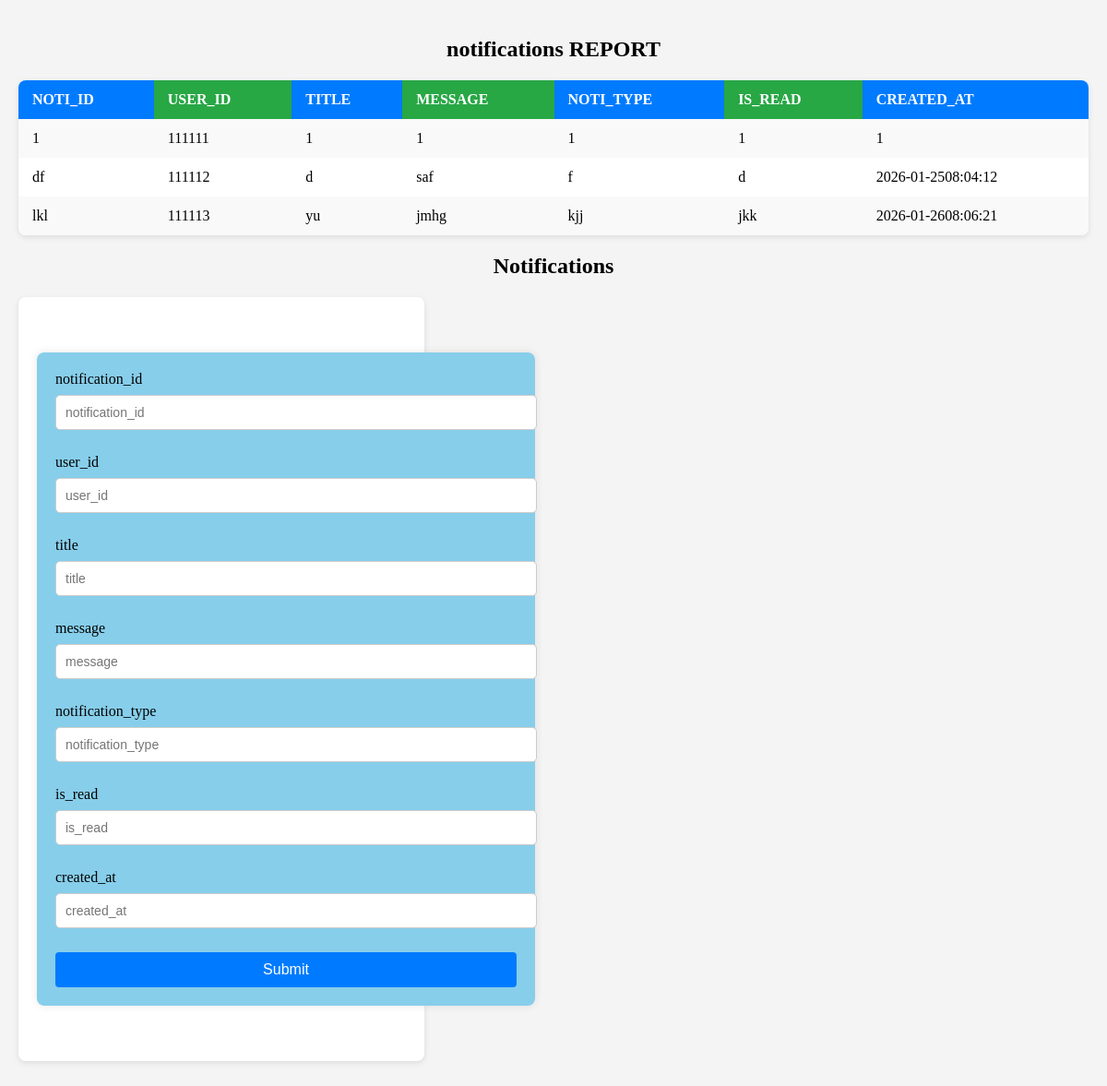
The page /notification_report.php on the database its author committed.
### tables this page shows
CREATE TABLE `notifications` (
  `user_id` varchar(100) NOT NULL,
  `title` varchar(100) NOT NULL,
  `message` varchar(100) NOT NULL,
  `notification_type` varchar(100) NOT NULL,
  `is_read` varchar(100) NOT NULL,
  `created_at` varchar(100) NOT NULL,
  `notification_id` varchar(10) NOT NULL,
  `id` int(11) NOT NULL
);

### notification_report.php (the view, shortened to what this page needs)
<?php
$dsn="mysql:host=localhost;dbname=online forum;charset=utf8mb4";
$username="root";
try{
$CONN=new PDO($dsn,$username,$price);
$CONN->setAttribute(PDO::ATTR_ERRMODE,PDO::ERRMODE_EXCEPTION);
}catch(PDOException $e){
die("connection failed:" . $e->getMessage());}
$stmt=$CONN->query("SELECT * FROM notifications");
$rows=$stmt->fetchAll(PDO::FETCH_ASSOC);?>
<!DOCTYPE html>
<html>
<head>
</head><body>
<h2 align="center">notifications REPORT</h2>
<?php if(!empty($rows)):?>
<table>
<tr>
<th>NOTI_ID</th>
<th>USER_ID</th>
<th>TITLE</th>
<th>MESSAGE</th>
<th>NOTI_TYPE</th>
<th>IS_READ</th>
<th>CREATED_AT</th>
</tr>
<?php foreach($rows as $row):?>
<tr><td><?php echo htmlspecialchars($row['notification_id']); ?></td>
<td><?php echo htmlspecialchars($row['user_id']); ?></td>
<td><?php echo htmlspecialchars($row['title']); ?></td>
<td><?php echo htmlspecialchars($row['message']); ?></td>
<td><?php echo htmlspecialchars($row['notification_type']); ?></td>
<td><?php echo htmlspecialchars($row['is_read']); ?></td>
<td><?php echo htmlspecialchars($row['created_at']); ?></td>
</tr>
<?php endforeach; ?>
</table>
<?php endif; ?>
</body>
</html>
<html>
<head>
</head>
<body>
<h2 align="center">Notifications</h2>
<form method="post">
<div class="container">
<label>notification_id </label>
<input type="text"name="notification_id "id="notification_id "placeholder="notification_id "><br><br>
<label>user_id </label>
<input type="text"name="user_id"id="user_id"placeholder="user_id"><br><br>
<label>title </label>
<input type="text"name="title"id="title"placeholder="title" ><br><br>
<label> message</label>
<input type="text"name="message"id="message"placeholder="message" ><br><br>
<label>notification_type </label>
<input type="text"name="notification_type"id="notification_type"placeholder="notification_type" ><br><br>
<label>is_read</label>
<input type="text"name="is_read"id="is_read"placeholder="is_read" ><br><br>
<label>created_at </label>
<input type="text"name="created_at"id="created_at "placeholder="created_at " ><br><br>
<button type="submit">Submit</button>
</div>
</form>
</body>
</html>

### notification_report.php (style rules this page uses)
body { font-family: Arial, sans-serif; background: #f4f6f9; margin: 0; padding: 20px; }
form { background: #fff; padding: 20px; border-radius: 8px; box-shadow: 0 2px 6px rgba(0,0,0,0.1); max-width: 400px; margin-bottom: 30px; }
input[type="text"] { width: 100%; padding: 10px; margin: 8px 0; border: 1px solid #ccc; border-radius: 5px; font-size: 14px; transition: border-color 0.3s; }
button { background: #007bff; color: #fff; border: none; padding: 10px 15px; border-radius: 5px; cursor: pointer; font-size: 14px; transition: background 0.3s; }
table { width: 100%; border-collapse: collapse; background: #fff; box-shadow: 0 2px 6px rgba(0,0,0,0.1); border-radius: 8px; overflow: hidden; }
th, td { padding: 12px 15px; text-align: left; }
th { background: #007bff; color: #fff; font-weight: bold; }
tr:nth-child(even) { background: #f9f9f9; }
th:nth-child(odd) { background: #007bff; color: #fff; }
th:nth-child(even) { background: #28a745; color: #fff; }
body { font-family: cursive; background:#f4f4f4; }
.container { width: 500px; margin: 40px auto; padding: 20px; background:skyblue; border-radius: 8px; box-shadow: 0 0 10px rgba(0,0,0,0.1); }
input, select { width: 100%; padding: 10px; margin: 8px 0; border: 1px solid #ccc; border-radius: 4px; }
button { background: #007bff; color: #fff; padding: 10px; border: none; width: 100%; border-radius: 4px; cursor: pointer; font-size: 16px; }

### rows shown on the page
notifications: notification "1", user "111111", title "1", message "1", notification_type "1", is_read "1", created_at "1"
notifications: notification "df", user "111112", title "d", message "saf", notification_type "f", is_read "d", created_at "2026-01-2508:04:12"
notifications: notification "lkl", user "111113", title "yu", message "jmhg", notification_type "kjj", is_read "jkk", created_at "2026-01-2608:06:21"
